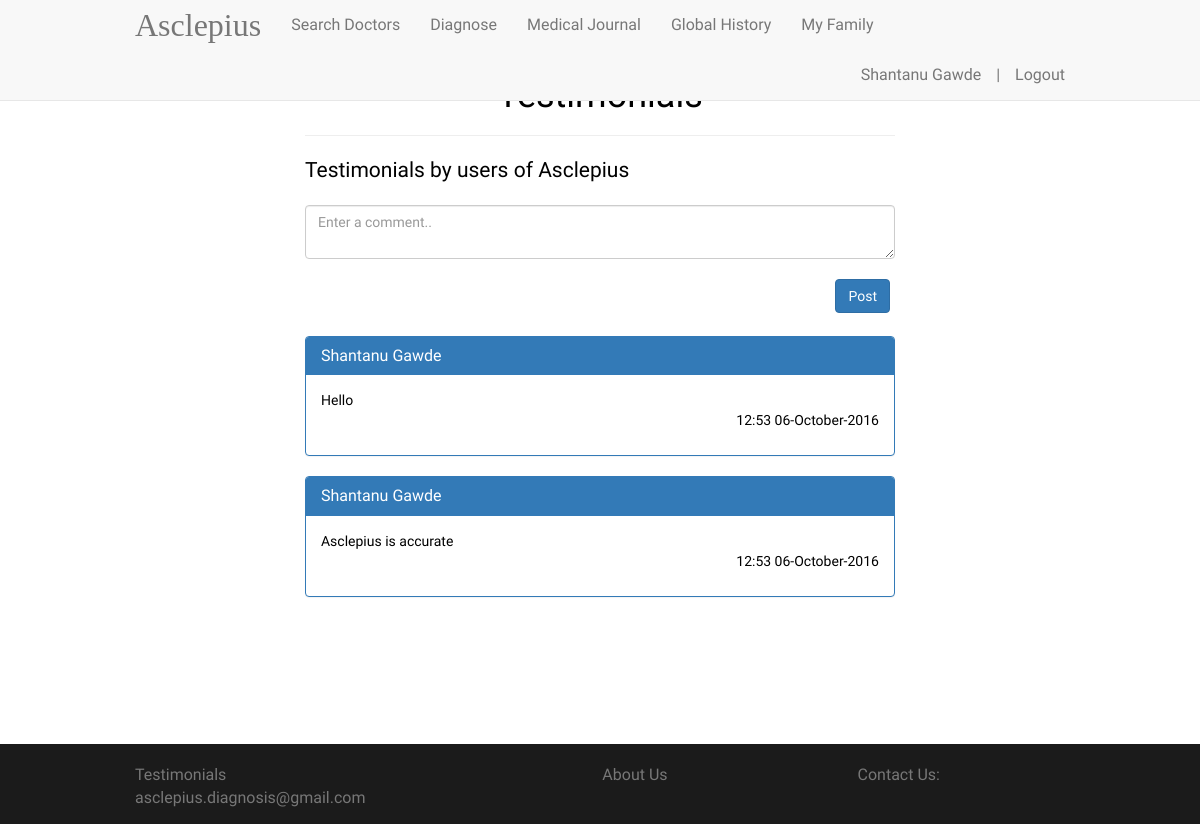
Screenshot of /testimonial (signed in) with the database file from the repository.
### app/models.py (models this page shows, shortened)
class User(UserMixin, db.Model):
    __tablename__ = 'users'
    id = db.Column(db.Integer, primary_key=True)
    name = db.Column(db.String(120))
    age = db.Column(db.Integer)
    email = db.Column(db.String(120), unique=True, index=True)
    gender = db.Column(db.String(120))
    locality = db.Column(db.String(120))
    risks = db.relationship('Risk',
                            secondary=riskuser,
                            backref=db.backref('users', lazy='dynamic'),
                            lazy='dynamic')
    mylog = db.relationship('UserConditionHistory', backref=db.backref('users'), order_by='desc(UserConditionHistory.timestamp)')
    password_hash = db.Column(db.String(128))
    family_id = db.Column(db.Integer, default=0)
    @property
    def password(self):
        raise AttributeError('password is not a readable attribute')

class Post(db.Model):
    __tablename__ = 'posts'
    id = db.Column(db.Integer, primary_key=True)
    name = db.Column(db.String(100))
    content = db.Column(db.String(360))
    date = db.Column(db.DateTime)

### app/views.py (the view)
@app.route('/testimonial', methods=['GET', 'POST'])
@login_required
def testimonial():
    posts = Post.query.order_by(desc(Post.date)).all()
    list_posts = list()
    for i in posts:
        dict_posts = dict()
        dict_posts["id"] = i.id
        dict_posts["name"] = i.name
        dict_posts["content"] = i.content
        dict_posts["date"] = i.date
        list_posts.append(dict_posts)
    return render_template('testimonial.html', posts=list_posts)

### app/models.py (called while the page is built)
@login_manager.user_loader
def load_user(user_id):
    return User.query.get(int(user_id))

### app/views.py (called while the page is built)
@app.before_request
def before_request():
    g.user = current_user

### app/templates/testimonial.html (shortened to what this page needs)
{% extends "base.html" %}
{% block content %}
<div class="container" style="padding-top: 3%;display: none">
    <div class="col-md-8 col-md-offset-2" style="color: black">
        <div class="page-header">
            <h1 style="text-align: center">Testimonials</h1>
        </div>
        {% if posts|length > 0 %}
        <p class="lead" style="margin-top: 20px">Testimonials by users of Asclepius</p>
        {% else %}
        <p class="lead" style="margin-top: 20px">No testimonails by users</p>
        {% endif %}
        <textarea class="form-control" row="5" style="width: 100%" id="postcomment" placeholder="Enter a comment.."></textarea>
		<div class = "row">
			<div class = "pull-right" style="text-align: right; width: 100%; margin-top: 20px; margin-right: 20px;">
				<button id="submitpost" class="btn btn-primary">Post</button>
			</div>
		</div>
		<br>
			<div id="all_posts" style="margin-bottom: 50px">
                {% for post in posts %}
					<div class="panel panel-primary">
					  <div class="panel-heading">
						<h3 class="panel-title">{{post.name}}</h3>
					  </div>
					  <div class="panel-body" style="font-size:14px">
						{{post.content}}
						<p style="text-align:right;font-size:14px">{{post.date.strftime('%H:%M %d-%B-%Y')}}</p>
					  </div>
					</div>
                {% endfor %}
			</div>
    </div>
</div>
{% endblock %}

### app/templates/base.html (shortened to what this page needs)
<!DOCTYPE html>
<html lang="en">
<head>
    <link rel="stylesheet" href="{{ url_for('static', filename='css/bootstrap.min.css') }}">
    <link rel="stylesheet" href="{{ url_for('static', filename='css/font-awesome.min.css') }}">
</head>
<body>
<nav class="navbar navbar-default navbar-fixed-top">
    <div class="container">
        <div class="navbar-header">
            <a class="navbar-brand" style="font-family: 'Cinzel', serif; font-size: 32px;"
               href="{{ url_for('index') }}">Asclepius</a>
        </div>
        <div class="collapse navbar-collapse" id="bs-example-navbar-collapse-1">
            {% if g.user.is_authenticated %}
            <ul class="nav navbar-nav">
                <li><a href="{{ url_for('searchdoctor') }}">Search Doctors</a></li>
                <li><a href="{{ url_for('searchphrases') }}">Diagnose</a></li>
                <li><a href="{{ url_for('conditionhistory') }}">Medical Journal</a></li>
                <li><a href="{{ url_for('globalhistory') }}">Global History</a></li>
                <li><a href="{{ url_for('family') }}">My Family</a></li>
            </ul>
            <ul class="nav navbar-nav navbar-right">
                <li><a style="padding-right:0px" disabled="disabled">{{ g.user.name }}</a></li>
                <li><a style="padding-right:0px" disabled="disabled">|</a></li>
                <li><a href="{{ url_for('logout') }}">Logout</a></li>
            </ul>
            {% endif %}
        </div>
    </div>
</nav>
{% block content %}{% endblock %}
<footer class="footer">
    <div class="container">
        <p class="text-muted"><a href="{{ url_for('testimonial') }}" style="text-decoration: inherit; color: inherit">Testimonials</a>
        <a href="{{ url_for('aboutus') }}" style="margin-left: 40%; text-decoration: inherit; color: inherit">About Us</a>
            <span style="margin-left: 20%">Contact Us: asclepius.diagnosis@gmail.com</span></p>
    </div>
</footer>
</body>
</html>

### rows the page displays
User: user.name "Shantanu Gawde"
Post: name "Shantanu Gawde", content "Hello", date "12:53 06-October-2016"
Post: name "Shantanu Gawde", content "Asclepius is accurate", date "12:53 06-October-2016"
